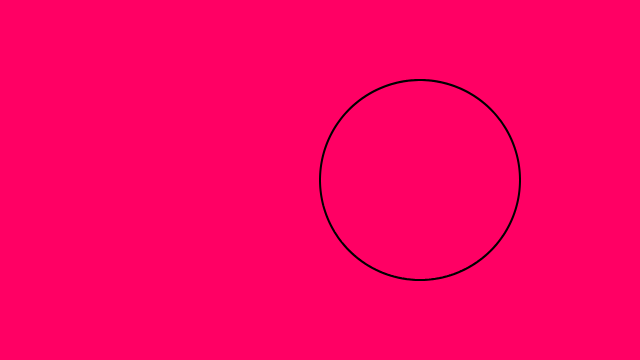
Frame 1 (no input)
Frame 60 (no input): identical to frame 1, image omitted
Frame 120 (the mouse pressed at the canvas centre since frame 60): identical to frame 1, image omitted

The p5.js sketch that drew this single still picture (run headless with seeded random() and noise() and a simulated clock; from frame 60 on, the mouse is pressed at the canvas centre):

// p5.js sketch
// ── sketch.js
var rSlider;
var nSlider;
var dSlider;

function setup() {
  createCanvas(640,360);
  rSlider = createSlider(100, 255, 200);
  nSlider = createSlider(1, 10, 5);
  dSlider = createSlider(1, 10, 5);
}

function draw() {
  background(255, 0, 100);
  translate(width/2, height/2);
  stroke(0);
  noFill();
  strokeWeight(2);
  beginShape();

  var r = rSlider.value();
  var n = nSlider.value();
  var d = dSlider.value();
  var k = n/d;

  for(var angle = 0 ; angle < d*TWO_PI ; angle += 0.02){

    var x = r *cos(k * angle) * cos(angle);
    var y = r * cos(k * angle) * sin(angle);
    vertex(x, y);
  }
  endShape();
}
